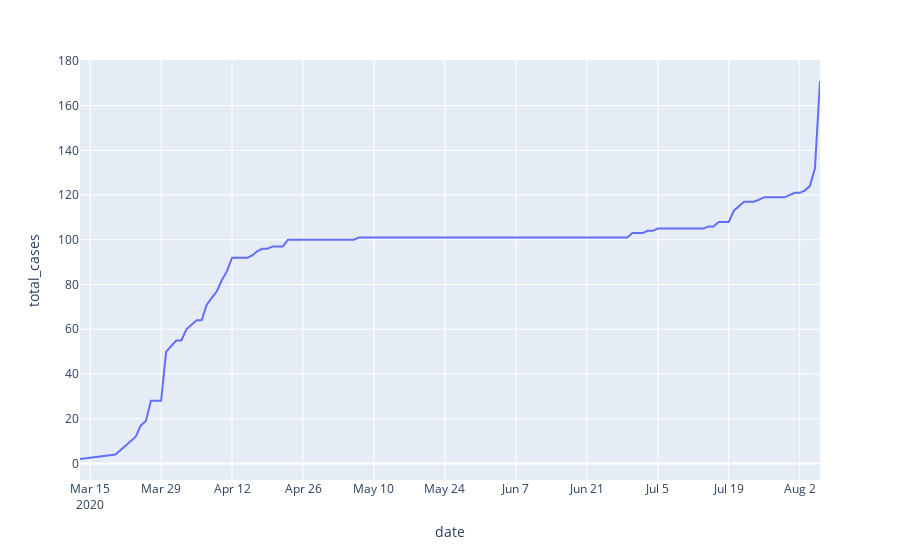

Here is the notebook cell this chart was saved with:
### Code cell
#irisdf.set_index(['date'],inplace=True)
irisdf.values.reshape(-1, 1)
fig = px.line(irisdf, x='date', y='total_cases')
fig.show()
first_col = irisdf['date']
#first_col.reshape(-1, 1)
second_col = irisdf['total_cases']
#second_col.reshape(-1, 1)

diabetes_X_train = first_col[:-100]
diabetes_X_test = first_col[-100:]
diabetes_Y_train =second_col[:-100]
diabetes_Y_test = second_col[-100:]
# Create linear regression object
regr = LinearRegression()

# Train the model using the training sets
regr.fit(diabetes_X_train, diabetes_Y_train)

# Make predictions using the testing set
diabetes_y_pred = regr.predict(diabetes_X_test)

# The coefficients
print('Coefficients: \n', regr.coef_)
# The mean squared error
print('Mean squared error: %.2f'
      % mean_squared_error(diabetes_Y_test, diabetes_y_pred))
# The coefficient of determination: 1 is perfect prediction
print('Coefficient of determination: %.2f'
      % r2_score(diabetes_Y_test, diabetes_y_pred))

# Plot outputs
plt.scatter(diabetes_X_test, diabetes_Y_test,  color='black')
plt.plot(diabetes_X_test, diabetes_y_pred, color='blue', linewidth=3)

plt.xticks(())
plt.yticks(())

plt.show()
#diabetes_X.dtype

### Figure 1 — Plotly figure (JSON) as saved in the notebook; plotly's stock layout.template omitted (floating-point values rounded to 4 significant figures; data arrays with more than 128 entries replaced by an {"elided": "..."} marker saying what was removed)
{"data": [{"hovertemplate": "date=%{x}<br>total_cases=%{y}<extra></extra>", "legendgroup": "", "line": {"color": "#636efa", "dash": "solid"}, "mode": "lines", "name": "", "orientation": "v", "showlegend": false, "type": "scatter", "x": {"elided": "137 str values"}, "xaxis": "x", "y": {"elided": "137 int values"}, "yaxis": "y"}], "layout": {"legend": {"tracegroupgap": 0}, "margin": {"t": 60}, "xaxis": {"anchor": "y", "domain": [0, 1], "title": {"text": "date"}}, "yaxis": {"anchor": "x", "domain": [0, 1], "title": {"text": "total_cases"}}}}
